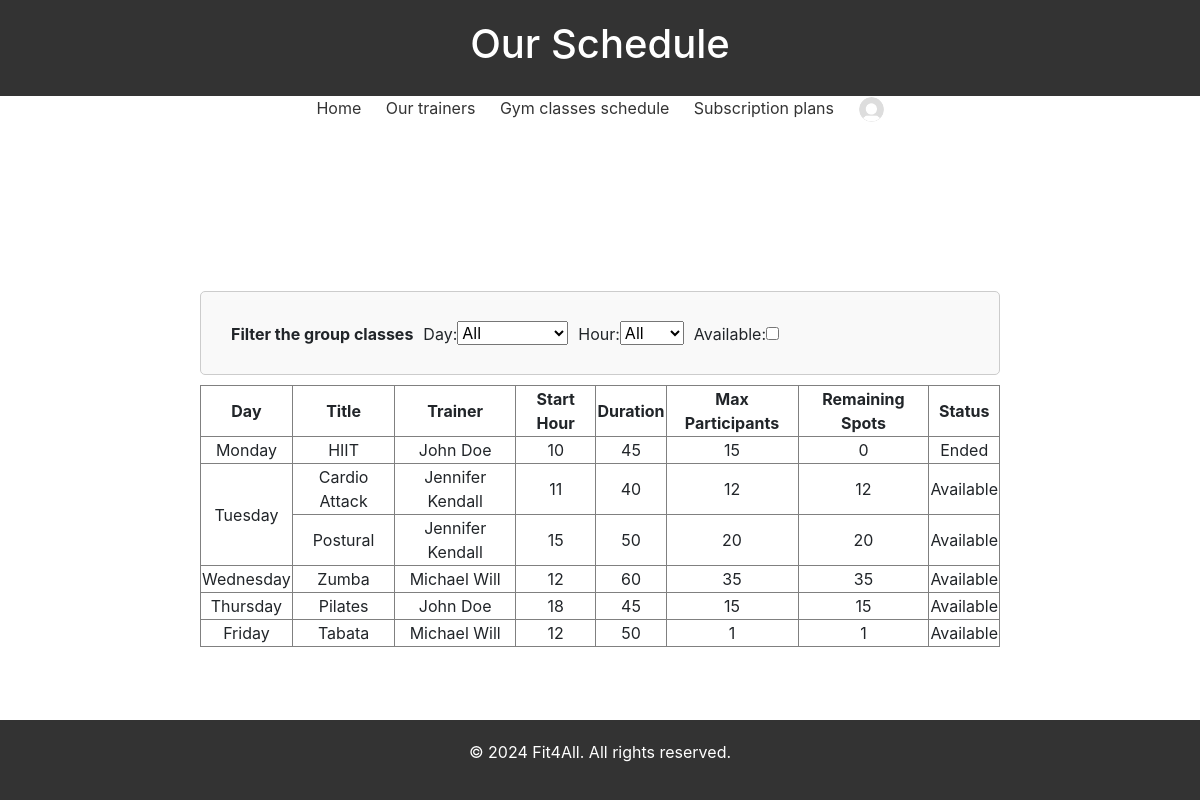
The app's page /classes-schedule/ (signed in), older data.
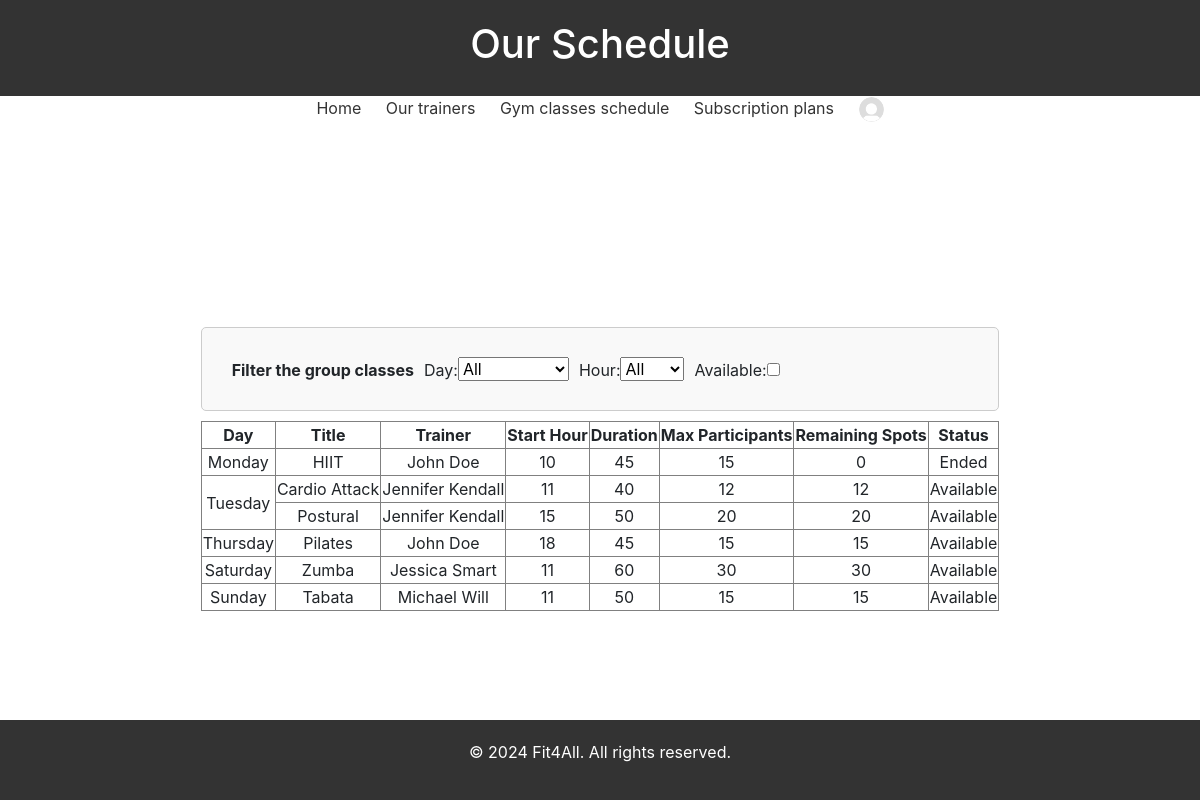
The same page, newer data.
### gestione_palestra/models.py (models this page shows)
class GroupTraining(models.Model):
    trainer = models.ForeignKey('TrainerProfile', on_delete=models.CASCADE)
    DAY_CHOICES = [
        ('Monday', 'Monday'),
        ('Tuesday', 'Tuesday'),
        ('Wednesday', 'Wednesday'),
        ('Thursday', 'Thursday'),
        ('Friday', 'Friday'),
        ('Saturday', 'Saturday'),
        ('Sunday', 'Sunday'),
    ]
    day = models.CharField(max_length=10, choices=DAY_CHOICES)
    START_HOUR_CHOICES = [
        (9, '9:00'),
        (10, '10:00'),
        (11, '11:00'),
        (12, '12:00'),
        (13, '13:00'),
        (14, '14:00'),
        (15, '15:00'),
        (16, '16:00'),
        (17, '17:00'),
        (18, '18:00'),
    ]
    start_hour = models.PositiveSmallIntegerField(choices=START_HOUR_CHOICES)
    duration = models.PositiveIntegerField(validators=[validators.validate_duration])  # Durata in minuti
    max_participants = models.PositiveIntegerField(validators=[validators.validate_max_participants])
    total_partecipants = models.PositiveIntegerField(default=0)
    title = models.TextField()
    image = models.ImageField(upload_to='group-classes/', null=True, blank=True)
    def ended(self):
        ended = False
        today_day_index = context_processors.today.weekday()
        group_training_day_index = context_processors.day_mapping[self.day]
        if today_day_index > group_training_day_index:
            ended = True
        elif today_day_index == group_training_day_index:
            if context_processors.today.hour >= self.start_hour:
                ended = True
            else:
                ended = False
        else:
            ended = False
        return ended

class TrainerProfile(models.Model):
    user = models.OneToOneField('gestione_palestra.User', on_delete=models.CASCADE)
    gender_choices = [
        ('M', 'Male'),
        ('F', 'Female'),
    ]
    gender = models.CharField(max_length=1, choices=gender_choices, null=False, blank=True)
    first_name = models.CharField(max_length=100, null=False, blank=True, validators=[validators.validate_name])
    last_name = models.CharField(max_length=100, null=False, blank=True, validators=[validators.validate_name])
    date_of_birth = models.DateField(null=False, blank=True, default=date.today, validators=[validators.validate_age_of_birth])
    certifications = models.FileField(upload_to='pt_CVs/', blank=True)
    profile_picture = models.ImageField(upload_to='profile_pictures/', null=True, blank=True)
    fitness_goals = models.ManyToManyField(FitnessGoal, blank=True)  # Cambio qui
    pt_photo = models.ImageField(upload_to='pt_images/', null=True, blank=True)

### gestione_palestra/views.py (the view, shortened to what this page needs)
# urls.py: path('classes-schedule/', views.GymClassesView.as_view(), name='classes-schedule'),
class GymClassesView(View):
    def get_context(self, request):
        context = {}
        schedule = {}
        classes = models.GroupTraining.objects.all()
        for day in context_processors.week_days:
            schedule[day] = {}
        for class_instance in classes:
            class_instance.ended = class_instance.ended()
            schedule[class_instance.day][class_instance.start_hour] = class_instance
        context['schedule'] = schedule
        return context
    def get(self, request):
        context = self.get_context(request)
        return render(request=request, template_name="classes-schedule.html", context=context)

### gestione_palestra/templatetags/custom_filters.py (called while the page is built)
@register.filter(name='subtract')
def subtract(value, arg):
    return value - arg

@register.filter
def custom_range(start, end):
    return range(start, end+1)

### templates/classes-schedule.html (shortened to what this page needs)
{% extends "base.html" %}
{% load custom_filters %}
{% block header %} Our Schedule {% endblock header %}
{% block content %}
<div style="margin:auto; max-width:800px;">
    <form method="get" action="" class="filter-form" id="filter-form">
        <label> <strong> Filter the group classes </strong> </label>
        <label for="day">Day:</label>
        <select name="day" id="day">
            <option value="" {% if request.GET.day == '' %}selected{% endif %}>All</option>
        </select>
        <label for="hour">Hour:</label>
        <select name="hour" id="hour">
            <option value="">All</option>
        </select>
        <label for="available">Available:</label>
        <input type="checkbox" name="available" id="available" {% if request.GET.available == 'on' %}checked{% endif %}>
    </form>
    <table border="1" style="margin:auto;" id="schedule-table">
        <tr>
            <th>Day</th>
            <th>Title</th>
            <th>Trainer</th>
            <th>Start Hour</th>
            <th>Duration</th>
            <th>Max Participants</th>
            <th>Remaining Spots</th>
            <th>Status</th>
        </tr>
        <tbody id="courses-body">
        {% for day, hours_data in schedule.items %}
            {% for hour, course in hours_data.items %}
                {% if request.GET.day %}
                    {% if request.GET.day == day %}
                        {% if request.GET.hour %}
                            {% if request.GET.hour|default:""|add:"0" == hour %}
                                {% if request.GET.available == "on" %}
                                    {% if not course.ended and course.max_participants|subtract:course.total_partecipants != 0 %}
                                        {% include "course_row.html" %}
                                    {% endif %}
                                {% else %}
                                    {% include "course_row.html" %}
                                {% endif %}
                            {% endif %}
                        {% else %}
                            {% if request.GET.available == "on" %}
                                {% if not course.ended and course.max_participants|subtract:course.total_partecipants != 0 %}
                                    {% include "course_row.html" %}
                                {% endif %}
                            {% else %}
                                {% include "course_row.html" %}
                            {% endif %}
                        {% endif %}
                    {% endif %}
                {% elif request.GET.available == "on" %}
                    {% if not course.ended and course.max_participants|subtract:course.total_partecipants != 0 %}
                        {% include "course_row.html" %}
                    {% endif %}
                {% else %}
                    {% include "course_row.html" %}
                {% endif %}
            {% endfor %}
        {% endfor %}
        </tbody>
    </table>
</div>
{% endblock %}

### templates/course_row.html (shortened to what this page needs)
{% load custom_filters %}
<tr>
    {% if forloop.first %}
        <td rowspan="{{ hours_data|length }}">{{ day }}</td>
    {% endif %}
    <td>{{ course.title }}</td>
    <td>{{ course.trainer.first_name }} {{ course.trainer.last_name }}</td>
    <td>{{ hour }}</td>
    <td>{{ course.duration }}</td>
    <td>{{ course.max_participants }}</td>
    <td>
        {% if not course.ended %}
            {{ course.max_participants|subtract:course.total_partecipants }}
        {% else %}
            0
        {% endif %}
    </td>
    <td>
        {% if course.ended %}
            Ended
        {% elif course.max_participants|subtract:course.total_partecipants == 0 %}
            Full
        {% else %}
            Available
        {% endif %}
    </td>
</tr>

Row changes from the older to the newer data that the page shows:
shown differently, row unchanged: GroupTraining "Thursday": moves up the list
changed GroupTraining "Zumba": day "Wednesday" → "Saturday"; trainer.first_name "Michael" → "Jessica"; trainer.last_name "Will" → "Smart"; start_hour "12" → "11"; max_participants "35" → "30"; max_participants|subtract "35" → "30"
changed GroupTraining "Tabata": day "Friday" → "Sunday"; start_hour "12" → "11"; max_participants "1" → "15"; max_participants|subtract "1" → "15"
